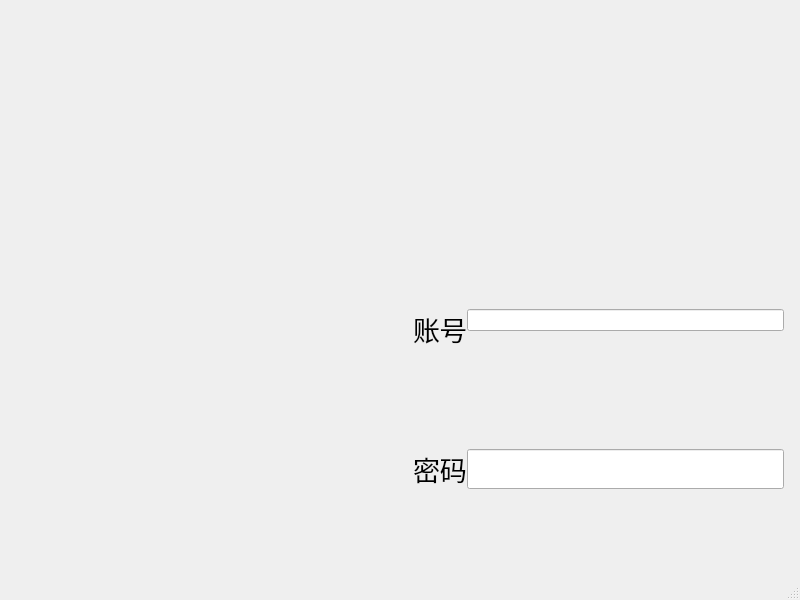
<?xml version="1.0" encoding="UTF-8"?>
<ui version="4.0">
 <class>MainWindow</class>
 <widget class="QMainWindow" name="MainWindow">
  <property name="geometry">
   <rect>
    <x>0</x>
    <y>0</y>
    <width>800</width>
    <height>600</height>
   </rect>
  </property>
  <property name="windowTitle">
   <string>MainWindow</string>
  </property>
  <widget class="QWidget" name="centralwidget">
   <layout class="QHBoxLayout" name="horizontalLayout">
    <item>
     <widget class="QLabel" name="label">
      <property name="styleSheet">
       <string notr="true">border-image: url(:/img/登录图.jpg);</string>
      </property>
      <property name="text">
       <string/>
      </property>
     </widget>
    </item>
    <item>
     <widget class="QWidget" name="widget_2" native="true">
      <widget class="QWidget" name="formLayoutWidget">
       <property name="geometry">
        <rect>
         <x>10</x>
         <y>280</y>
         <width>371</width>
         <height>231</height>
        </rect>
       </property>
       <layout class="QFormLayout" name="formLayout">
        <property name="horizontalSpacing">
         <number>0</number>
        </property>
        <property name="verticalSpacing">
         <number>100</number>
        </property>
        <property name="topMargin">
         <number>20</number>
        </property>
        <item row="0" column="0">
         <widget class="QLabel" name="label_2">
          <property name="font">
           <font>
            <pointsize>20</pointsize>
           </font>
          </property>
          <property name="text">
           <string>账号</string>
          </property>
         </widget>
        </item>
        <item row="1" column="0">
         <widget class="QLabel" name="label_3">
          <property name="font">
           <font>
            <pointsize>20</pointsize>
           </font>
          </property>
          <property name="text">
           <string>密码</string>
          </property>
         </widget>
        </item>
        <item row="0" column="1">
         <widget class="QLineEdit" name="lineEdit">
          <property name="sizePolicy">
           <sizepolicy hsizetype="Expanding" vsizetype="Fixed">
            <horstretch>0</horstretch>
            <verstretch>0</verstretch>
           </sizepolicy>
          </property>
         </widget>
        </item>
        <item row="1" column="1">
         <widget class="QLineEdit" name="lineEdit_2">
          <property name="sizePolicy">
           <sizepolicy hsizetype="Preferred" vsizetype="Preferred">
            <horstretch>0</horstretch>
            <verstretch>0</verstretch>
           </sizepolicy>
          </property>
         </widget>
        </item>
       </layout>
      </widget>
     </widget>
    </item>
   </layout>
  </widget>
  <widget class="QMenuBar" name="menubar">
   <property name="geometry">
    <rect>
     <x>0</x>
     <y>0</y>
     <width>800</width>
     <height>26</height>
    </rect>
   </property>
  </widget>
  <widget class="QStatusBar" name="statusbar"/>
 </widget>
 <resources>
  <include location="../resource/resource.qrc"/>
 </resources>
 <connections/>
</ui>
